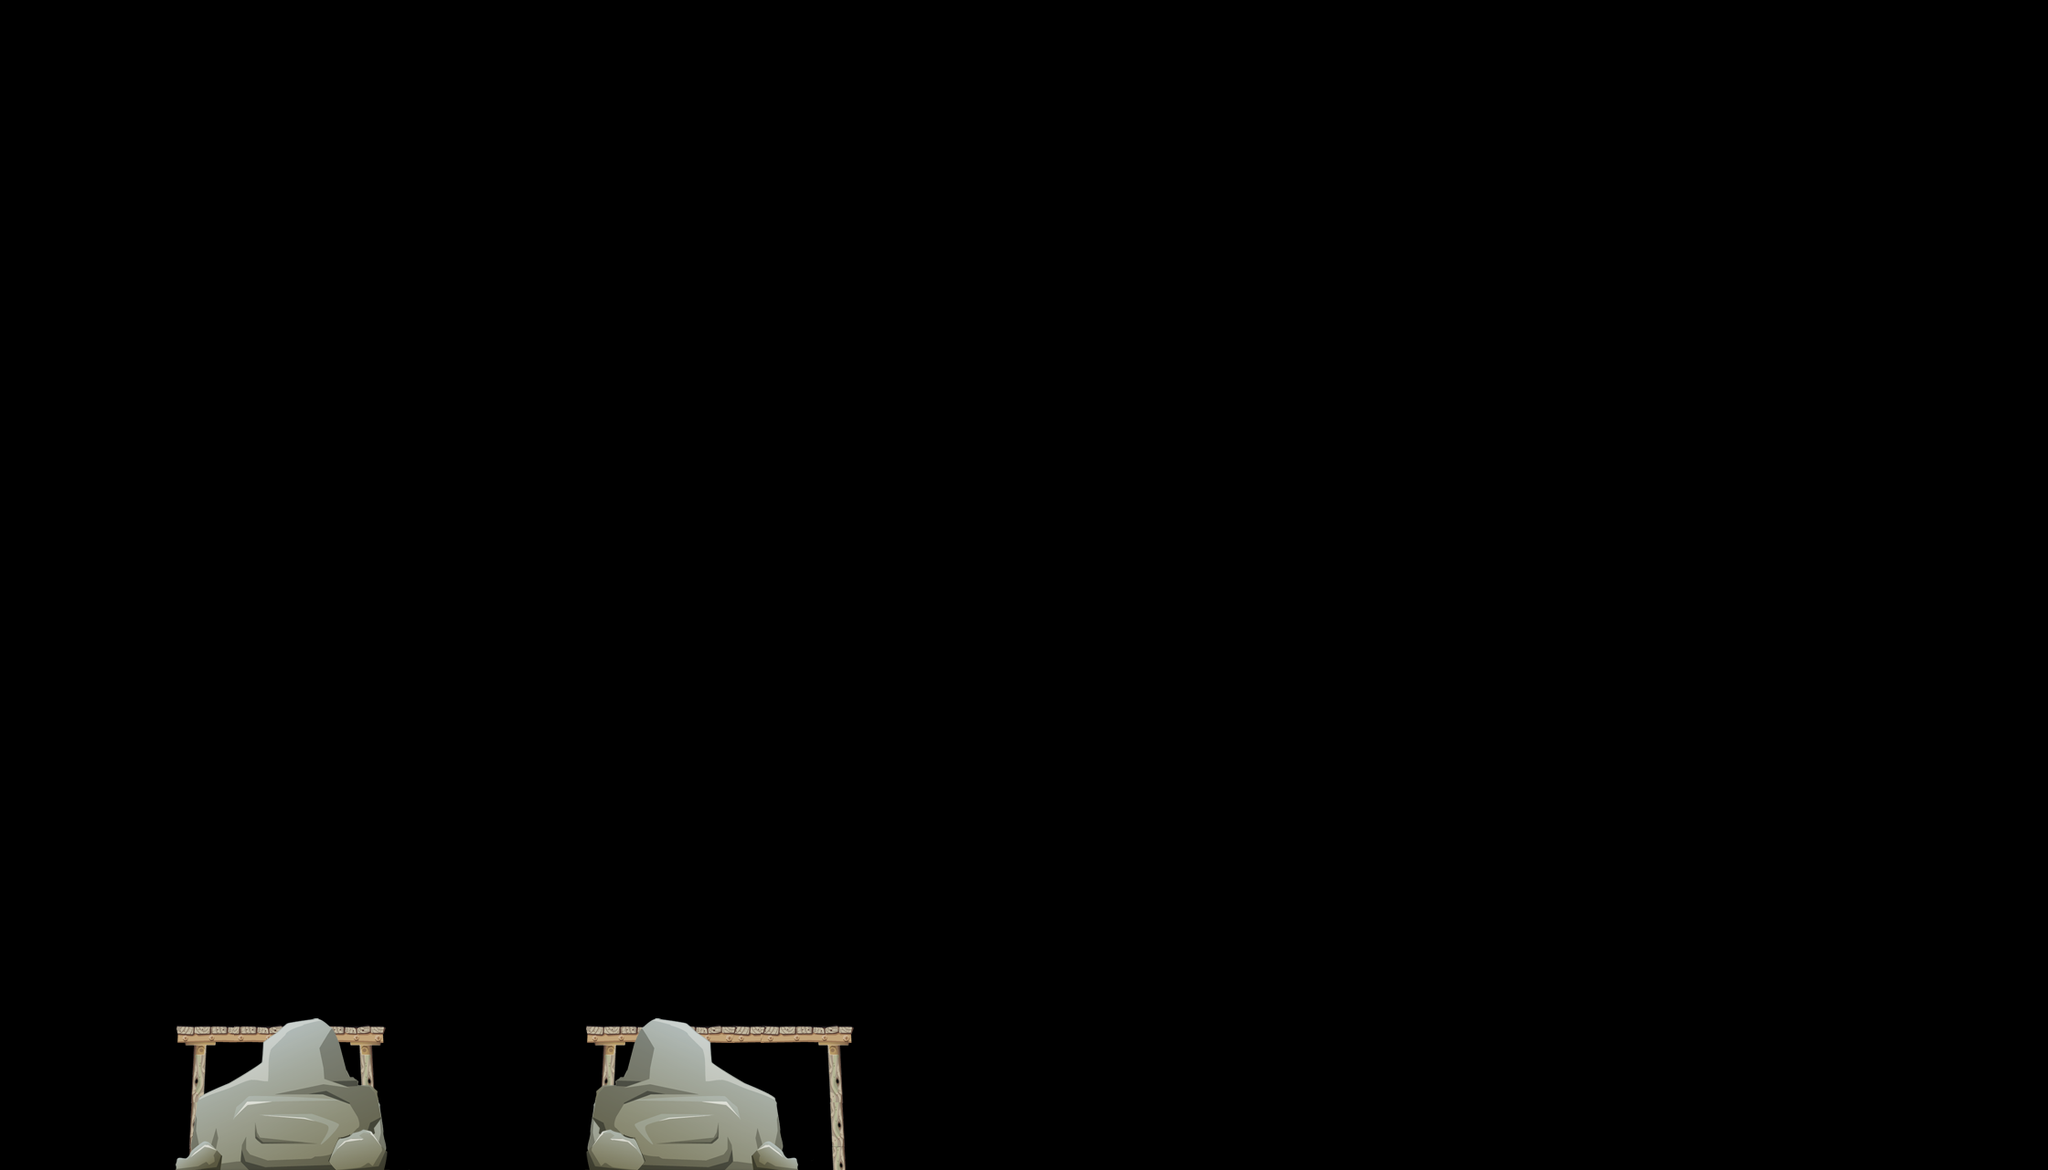

This is a level from a 2D game, rendered from its Tiled map with the project's own tilesets. A one-line summary and the map file follow, with tile-layer data summarised:
An orthogonal 35x20 tile map with 64x64 px tiles, 2 tile layers (Wood, Landscape).

<map version="1.0" orientation="orthogonal" width="35" height="20" tilewidth="64" tileheight="64">
 <tileset firstgid="1" name="tile 0" tilewidth="64" tileheight="64">
  <image source="tiles-chapter-1.png" />
 </tileset>
 <layer name="Wood" width="35" height="20">
  <data>[700 cells, 19 non-empty, 12 distinct tile ids]</data>
 </layer>
 <layer name="Landscape" width="35" height="20">
  <data>[700 cells, 21 non-empty, 21 distinct tile ids]</data>
 </layer>
</map>
